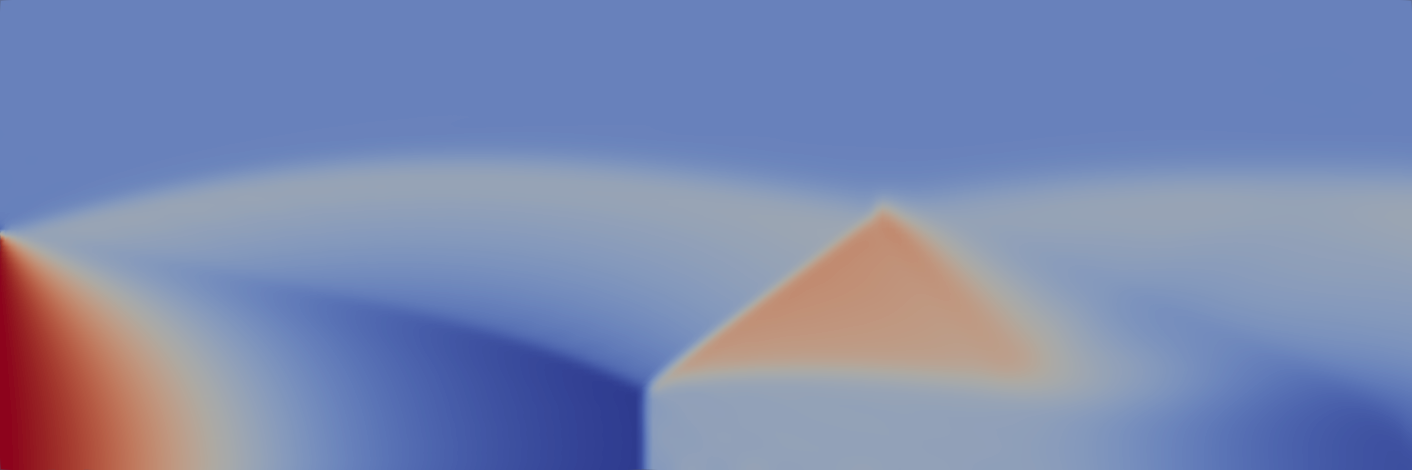
#> input picture Ladenburg_Jet/figs/rho.png, 1412 x 470 px, found by its file name
$ jupyter execute --allow-errors analyze.ipynb
#> lines starting #> are read from the running program, lines starting #| are printed output that depends on the picture
[cell 1]
import numpy as np
import matplotlib.pyplot as plt
import pandas as pd
import cv2
from PIL import Image

[cell 2]
# def combine_images_side_by_side(img1_path, img2_path, output_path, resize_to=None):
#     """
#     Combines two images (PNG or JPEG) side by side and saves the result.

#     Args:
#         img1_path (str): Path to first image (left).
#         img2_path (str): Path to second image (right).
#         output_path (str): Path to save combined image.
#         resize_to (tuple): Optional (width, height) to resize both images before combining.
#     """
#     # Load images using OpenCV (to handle transparency correctly)
#     img1 = cv2.imread(img1_path, cv2.IMREAD_UNCHANGED)
#     img2 = cv2.imread(img2_path, cv2.IMREAD_UNCHANGED)

#     # Resize if needed
#     if resize_to:
#         img1 = cv2.resize(img1, resize_to)
#         img2 = cv2.resize(img2, resize_to)

#     # Ensure both images have the same height
#     min_height = min(img1.shape[0], img2.shape[0])
#     img1 = img1[:min_height, :, :]
#     img2 = img2[:min_height, :, :]

#     # Concatenate horizontally (axis=1)
#     combined = np.hstack((img1, img2))

#     # Save the result
#     cv2.imwrite(output_path, combined)
#     print(f"Saved combined image to: {output_path}")

# def ensure_3_channels(img):
#     """Converts RGBA to RGB; no-op for RGB."""
#     if img.shape[2] == 4:
#         return cv2.cvtColor(img, cv2.COLOR_BGRA2BGR)
#     return img

# def resize_image(img, target_size, preserve_aspect_ratio=True):
#     """
#     Resize image to target size.

#     Args:
#         img (np.array): Image to resize.
#         target_size (tuple): Target (width, height).
#         preserve_aspect_ratio (bool): If True, keeps original aspect ratio.
#     Returns:
#         np.array: resized image.
#     """
#     if preserve_aspect_ratio:
#         original_height, original_width = img.shape[:2]
#         target_width, target_height = target_size

#         # Calculate scaling factor
#         scale = min(target_width / original_width, target_height / original_height)
#         new_size = (int(original_width * scale), int(original_height * scale))
#     else:
#         new_size = target_size

#     return cv2.resize(img, new_size)

# def combine_images_vertically(
#     img1_path,
#     img2_path,
#     output_path,
#     resize_to=None,
#     preserve_aspect=True,
#     flip_img1=False,
#     flip_img2=False
# ):
#     """
#     Combines two images vertically (top to bottom) and saves result.

#     Args:
#         img1_path (str): Path to first (top) image.
#         img2_path (str): Path to second (bottom) image.
#         output_path (str): Output path to save combined image.
#         resize_to (tuple): Optional target size (width, height).
#         preserve_aspect (bool): Whether to preserve aspect ratio when resizing.
#         flip_img1 (bool): Flip first image 180 degrees.
#         flip_img2 (bool): Flip second image 180 degrees.
#     """
#     # Load images
#     img1 = cv2.imread(img1_path, cv2.IMREAD_UNCHANGED)
#     img2 = cv2.imread(img2_path, cv2.IMREAD_UNCHANGED)

#     # Resize if needed
#     if resize_to:
#         img1 = resize_image(img1, resize_to, preserve_aspect)
#         img2 = resize_image(img2, resize_to, preserve_aspect)

#     # Ensure same number of channels
#     img1 = ensure_3_channels(img1)
#     img2 = ensure_3_channels(img2)

#     # Flip if needed
#     if flip_img1:
#         img1 = cv2.flip(img1, -1)
#     if flip_img2:
#         img2 = cv2.flip(img2, -1)

#     # Make sure both have same width
#     min_width = min(img1.shape[1], img2.shape[1])
#     img1 = img1[:, :min_width, :]
#     img2 = img2[:, :min_width, :]

#     # Stack vertically
#     combined = np.vstack((img1, img2))

#     # Save result
#     cv2.imwrite(output_path, combined)
#     print(f"Saved vertically stacked image to: {output_path}")

[cell 3]
# def plot_images_side_by_side(img1, img2, combined_img):
#     """
#     Plots individual images and their combined version.
#     Converts BGR to RGB for proper color display in matplotlib.
#     """
#     # Convert from BGR (OpenCV) to RGB (Matplotlib)
#     def bgr_to_rgb(image):
#         return cv2.cvtColor(image, cv2.COLOR_BGR2RGB)

#     # Read images again for plotting (or use cached ones if passed directly)
#     img1 = bgr_to_rgb(cv2.imread(img1))
#     img2 = bgr_to_rgb(cv2.imread(img2))

#     # Convert combined image to RGB
#     combined_plot = bgr_to_rgb(combined_img)

#     # Plot
#     fig, axes = plt.subplots(1, 3, figsize=(18, 6))
#     axes[0].imshow(img1)
#     axes[0].set_title("Image 1")
#     axes[0].axis("off")

#     axes[1].imshow(img2)
#     axes[1].set_title("Image 2")
#     axes[1].axis("off")

#     axes[2].imshow(combined_plot)
#     axes[2].set_title("Combined View")
#     axes[2].axis("off")

#     plt.tight_layout()
#     plt.show()

[cell 4]
# [16 lines of commented-out code are left out]

[cell 5]
# plot_images_in_column(
#     ["../SIMS/g3/rho.png", "../DATA/greenshields.png"], titles=["OF", "EXP"]
# )

[cell 6]
# # if __name__ == "__main__":
# #     img1 = "../SIMS/g0/rho.png"
# #     img2 = "../DATA/greenshields.png"
# #     output = "rho.png"

# #     # Optional: Set size (e.g., (512, 512)), or set to None
# #     resize_dim = None  # e.g., (512, 512)

# #     combine_images_side_by_side(img1, img2, output, resize_dim)
# #     #combined_image = combine_images_side_by_side(img1, img2, output, resize_dim)

# #     #plot_images_side_by_side(img1, img2, output)

# combine_images_side_by_side(
#     "../SIMS/g3/rho.png",
#     "../DATA/greenshields.png",
#     "rho.png",
#     resize_to=(1024, 1024),
#     preserve_aspect=True,
#     flip_img1=False,
#     flip_img2=True
# )

[cell 7]
# def load_image(path):
#     """Load image and convert BGR to RGB."""
#     img = cv2.imread(path, cv2.IMREAD_UNCHANGED)
#     return cv2.cvtColor(img, cv2.COLOR_BGR2RGB)

# def flip_image_180(img):
#     """Rotate image 180 degrees."""
#     return cv2.flip(img, -1)

# def resize_to_height(img, target_height):
#     """Resize image to match target height while preserving aspect ratio."""
#     scale = target_height / img.shape[0]
#     new_width = int(img.shape[1] * scale)
#     return cv2.resize(img, (new_width, target_height))

# def combine_pair(img1, img2, flip_first=False):
#     """Combine two images side-by-side. Optionally flip the first."""
#     if flip_first:
#         img1 = flip_image_180(img1)

#     # Resize both to match heights
#     min_height = min(img1.shape[0], img2.shape[0])
#     img1_resized = resize_to_height(img1, min_height)
#     img2_resized = resize_to_height(img2, min_height)

#     # Concatenate horizontally
#     return np.hstack((img1_resized, img2_resized))

# def plot_comparison(pairs, flip_first_list=None):
#     """
#     Plot multiple image comparisons.

#     Args:
#         pairs: List of (image1_path, image2_path) tuples.
#         flip_first_list: Optional list indicating whether to flip first image per pair.
#     """
#     if flip_first_list is None:
#         flip_first_list = [False] * len(pairs)

#     fig, axes = plt.subplots(len(pairs), 3, figsize=(18, 6 * len(pairs)))

#     if len(pairs) == 1:
#         axes = [axes]

#     for idx, ((img1_path, img2_path), flip_flag) in enumerate(zip(pairs, flip_first_list)):
#         # Load images
#         img1 = load_image(img1_path)
#         img2 = load_image(img2_path)

#         # Combine
#         combined = combine_pair(img1, img2, flip_first=flip_flag)

#         # Plot original images and combined
#         ax = axes[idx]
#         ax[0].imshow(img1)
#         ax[0].set_title(f"Image 1: {img1_path}")
#         ax[0].axis("off")

#         ax[1].imshow(img2)
#         ax[1].set_title(f"Image 2: {img2_path}")
#         ax[1].axis("off")

#         #ax[2].imshow(combined)
#         #ax[2].set_title("Side-by-Side Comparison")
#         #ax[2].axis("off")

#     plt.tight_layout()
#     plt.show()

# # Example usage
# if __name__ == "__main__":
#     # Define multiple image pairs for comparison
#     image_pairs = [
#         ("../SIMS/g0/rho.png", "../SIMS/g1/rho.png"),
#         ("../SIMS/g2/rho.png", "../SIMS/g3/rho.png"),
#         ("../DATA/greenshields.png", "../DATA/greenshields.png"),
#     ]

#     # Optional: specify which ones to flip (True/False per pair)
#     flip_options = [False, False, False]  # Flip only first pair

#     plot_comparison(image_pairs, flip_options)

[cell 8]
# [38 lines of commented-out code are left out]

[cell 9]
# [9 lines of commented-out code are left out]

[cell 10]
# [8 lines of commented-out code are left out]

[cell 11]
# [68 lines of commented-out code are left out]

[cell 12]
# [6 lines of commented-out code are left out]

[cell 13]
# [7 lines of commented-out code are left out]

[cell 14]
# def ensure_3_channels(img):
#     """Converts RGBA to RGB if needed."""
#     if img.shape[2] == 4:
#         return cv2.cvtColor(img, cv2.COLOR_BGRA2BGR)
#     return img

# def pad_image(img, top=0, bottom=0, left=0, right=0, color=(255, 255, 255)):
#     """
#     Adds padding to an image on all four sides.

#     Args:
#         img (np.array): Input image.
#         top (int): Pixels to add on top.
#         bottom (int): Pixels to add on bottom.
#         left (int): Pixels to add on left.
#         right (int): Pixels to add on right.
#         color (tuple): Padding color (BGR).
#     Returns:
#         np.array: Padded image.
#     """
#     return cv2.copyMakeBorder(img, top, bottom, left, right, cv2.BORDER_CONSTANT, value=color)

# def create_spacer(width, height, color=(255, 255, 255)):
#     """Creates a solid-color spacer image."""
#     spacer = np.zeros((height, width, 3), dtype=np.uint8)
#     spacer[:] = color
#     return spacer

# def stack_images_vertically_with_padding_and_spacing(
#     image_paths,
#     output_path,
#     image_padding_list=None,
#     spacing=0,
#     spacing_color=(255, 255, 255)
# ):
#     """
#     Stacks images vertically with per-image padding and optional spacing between them.

#     Args:
#         image_paths (list): List of paths to input images.
#         output_path (str): Path to save final stacked image.
#         image_padding_list (list): List of dicts with 'top', 'bottom', 'left', 'right', 'color'.
#                                    One dict per image. If None, no padding is applied.
#         spacing (int): Number of blank pixels between images.
#         spacing_color (tuple): Color of the spacing (default: white).
#     """
#     images = []

#     for i, path in enumerate(image_paths):
#         img = cv2.imread(path, cv2.IMREAD_UNCHANGED)
#         img = ensure_3_channels(img)

#         # Get padding settings for this image
#         if image_padding_list and i < len(image_padding_list):
#             pad = image_padding_list[i]
#             top = pad.get("top", 0)
#             bottom = pad.get("bottom", 0)
#             left = pad.get("left", 0)
#             right = pad.get("right", 0)
#             color = pad.get("color", (255, 255, 255))
#         else:
#             top = bottom = left = right = 0
#             color = (255, 255, 255)

#         # Apply padding
#         padded_img = pad_image(img, top, bottom, left, right, color)
#         images.append(padded_img)

#     # Resize all images to match first image's width
#     target_width = images[0].shape[1]
#     resized_images = []
#     for img in images:
#         h, w = img.shape[:2]
#         scale = target_width / w
#         new_size = (target_width, int(h * scale))
#         resized_img = cv2.resize(img, new_size)
#         resized_images.append(resized_img)

#     # Insert spacers if spacing > 0
#     if spacing > 0:
#         spacer = create_spacer(target_width, spacing, spacing_color)
#         spaced_images = []
#         for i, img in enumerate(resized_images):
#             spaced_images.append(img)
#             if i < len(resized_images) - 1:
#                 spaced_images.append(spacer)
#         final_images = spaced_images
#     else:
#         final_images = resized_images

#     # Stack everything together
#     stacked = np.vstack(final_images)

#     # Save result
#     cv2.imwrite(output_path, stacked)
#     print(f"Saved stacked image to: {output_path}")

[cell 15]
# [15 lines of commented-out code are left out]

[cell 16]
# [7 lines of commented-out code are left out]

[cell 17]
# plot_stacked_image("padded_and_stacked.png")

[cell 18]
# [15 lines of commented-out code are left out]

[cell 19]
def ensure_3_channels(img):
    """Converts RGBA to RGB if needed."""
    if img.shape[2] == 4:
        return cv2.cvtColor(img, cv2.COLOR_BGRA2BGR)
    return img

def pad_image(img, top=0, bottom=0, left=0, right=0, color=(255, 255, 255)):
    """Adds padding to image on all sides."""
    return cv2.copyMakeBorder(img, top, bottom, left, right, cv2.BORDER_CONSTANT, value=color)

def rotate_image(img, angle):
    """
    Rotates image by a given angle (90, 180, 270).

    Args:
        img (np.array): Input image.
        angle (int): Must be 90, 180, or 270.
    Returns:
        np.array: Rotated image.
    """
    if angle == 90:
        return cv2.rotate(img, cv2.ROTATE_90_CLOCKWISE)
    elif angle == 180:
        return cv2.rotate(img, cv2.ROTATE_180)
    elif angle == 270:
        return cv2.rotate(img, cv2.ROTATE_90_COUNTERCLOCKWISE)
    else:
        print(f"Invalid rotation angle: {angle}. Supported angles: 90, 180, 270.")
        return img

# [17 lines left out: function flip_image, not called in this run]

def create_spacer(width, height, color=(255, 255, 255)):
    """Creates a solid-color spacer image."""
    spacer = np.zeros((height, width, 3), dtype=np.uint8)
    spacer[:] = color
    return spacer

def stack_images_vertically_with_padding_rotation_flipping(
    image_paths,
    output_path,
    image_options=None,
    spacing=0,
    spacing_color=(255, 255, 255)
):
    """
    Stacks images vertically with custom padding, rotation, flipping, and spacing.

    Args:
        image_paths (list): List of paths to input images.
        output_path (str): Path to save stacked image.
        image_options (list): List of dicts with parameters for each image:
            - 'pad': dict like {'top': 10, 'bottom': 20, ...}
            - 'rotate': int (90, 180, 270)
            - 'flip': str ('horizontal', 'vertical')
        spacing (int): Number of pixels between images.
        spacing_color (tuple): Color of spacing line.
    """
#> called with output_path = 'stacked_rho_OF_vs_FLUENT.png', spacing = 1, spacing_color = (0, 0, 0)
    images = []

    for i, path in enumerate(image_paths):
        img = cv2.imread(path, cv2.IMREAD_UNCHANGED)
#> img is the input picture: shape (470, 1412, 3); mean B, G, R 175.9, 136.5, 123.8
        img = ensure_3_channels(img)

        # Apply transformations if provided
        opts = image_options[i] if image_options and i < len(image_options) else {}

        # Flip
        if "flip" in opts:
            img = flip_image(img, opts["flip"])

        # Rotate
        if "rotate" in opts:
            img = rotate_image(img, opts["rotate"])

        # Pad
        pad = opts.get("pad", {})
        top = pad.get("top", 0)
        bottom = pad.get("bottom", 0)
        left = pad.get("left", 0)
        right = pad.get("right", 0)
        pad_color = pad.get("color", (255, 255, 255))
        img = pad_image(img, top, bottom, left, right, pad_color)
#> call 3 of stack_images_vertically_with_padding_rotation_flipping, with output_path = 'stacked_rho_OFg3_vs_FLUENT.png', spacing = 1, spacing_color = (0, 0, 0)
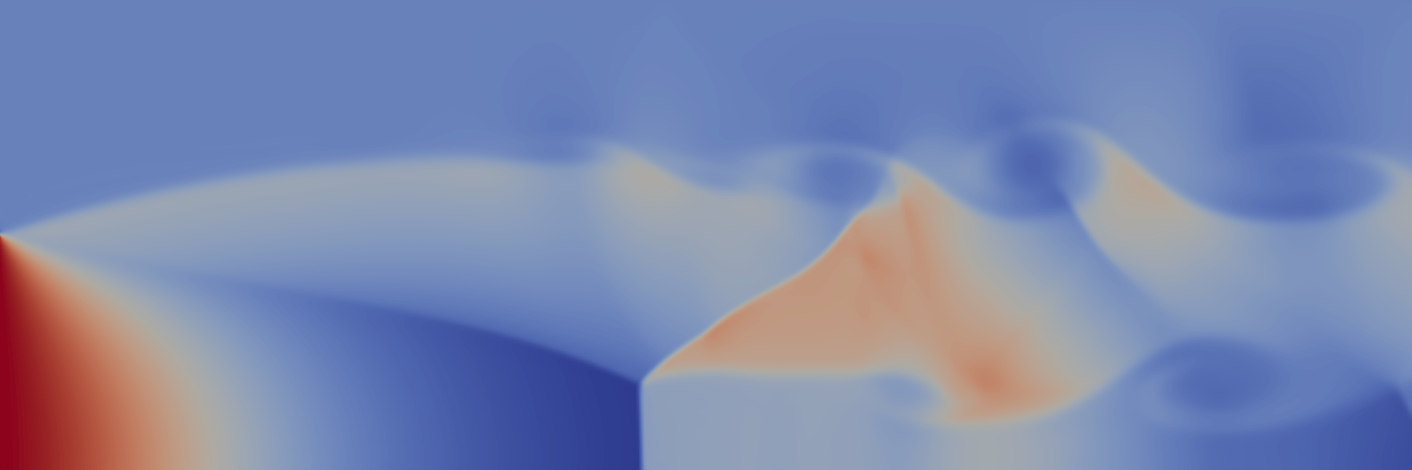
#> input picture Ladenburg_Jet/figs/g3/rho.png, 1412 x 470 px, found by its file name
#> in stack_images_vertically_with_padding_rotation_flipping, img is the input picture: shape (470, 1412, 4); mean B, G, R, A 174.7, 135.4, 123.4, 255
#> call 4 of stack_images_vertically_with_padding_rotation_flipping, with output_path = 'stacked_rho_OF_vs_EXP.png', spacing = 1, spacing_color = (0, 0, 0)
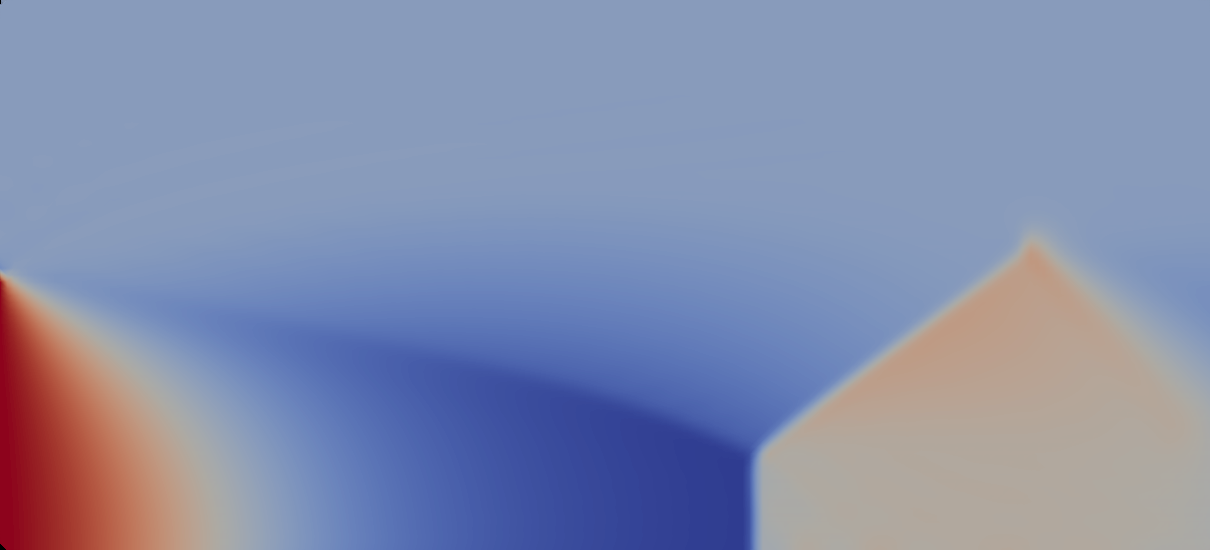
#> input picture Ladenburg_Jet/figs/rho_cut.png, 1210 x 550 px, found by its file name
#> in stack_images_vertically_with_padding_rotation_flipping, img is the input picture: shape (550, 1210, 4); mean B, G, R, A 173, 141.6, 132.4, 255
#> call 4 of pad_image, with top = 0, bottom = 0, left = 40, right = 15, color = (255, 255, 255)
#> in pad_image (call 4), `return cv2.copyMakeBorder(img, top, bottom, left, right, cv2.BORDER_CO..`:
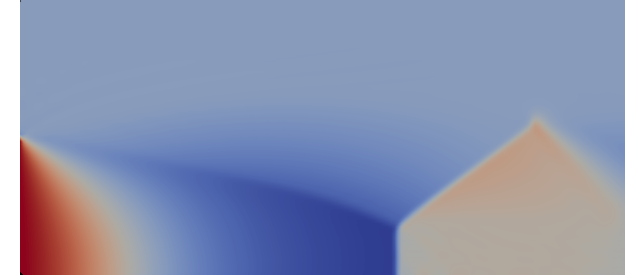
#> returned value: shape (550, 1265, 3) (shown at 1/2 size); mean of channels 0, 1, 2 176.6, 146.5, 137.7; drawn as B, G, R
#> the loop in stack_images_vertically_with_padding_rotation_flipping (call 4), `for img in images:` made 2 passes
#> (h, w, scale, new_size) on passes 1 to 2: (550, 1265, 1, (1265, 550)), (680, 1696, 0.746, (1265, 507))
#> pass 2, in stack_images_vertically_with_padding_rotation_flipping (call 4), `resized_img = cv2.resize(img, new_size)`:
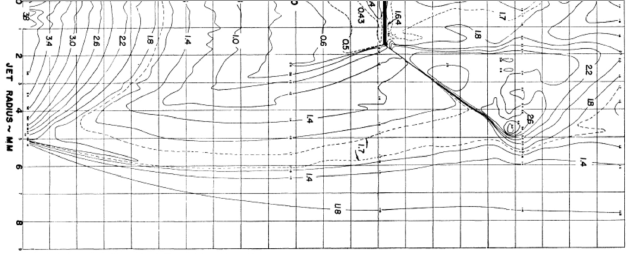
#> resized_img: shape (507, 1265, 3) (shown at 1/2 size); min 0, max 255, mean 237.5
#> after the loop in stack_images_vertically_with_padding_rotation_flipping (call 4), `for img in images:`: resized_images = 2 items

        images.append(img)

    # Resize all images to match first image's width
    target_width = images[0].shape[1]
    resized_images = []
    for img in images:
        h, w = img.shape[:2]
        scale = target_width / w
        new_size = (target_width, int(h * scale))
        resized_img = cv2.resize(img, new_size)
        resized_images.append(resized_img)

    # Add spacing between images
    if spacing > 0:
        spacer = create_spacer(target_width, spacing, spacing_color)
#> the loop in stack_images_vertically_with_padding_rotation_flipping (call 4), `for i, img in enumerate(resized_images):` made 2 passes
#> after the loop in stack_images_vertically_with_padding_rotation_flipping (call 4), `for i, img in enumerate(resized_images):`: spaced_images = 3 items
#> in stack_images_vertically_with_padding_rotation_flipping (call 4), `stacked = np.vstack(final_images)`:
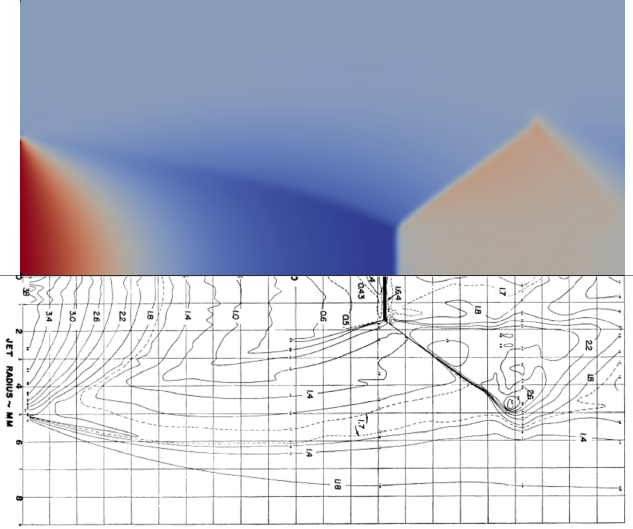
#> stacked: shape (1058, 1265, 3) (shown at 1/2 size); mean of channels 0, 1, 2 205.6, 190, 185.4; drawn as B, G, R
        spaced_images = []
        for i, img in enumerate(resized_images):
            spaced_images.append(img)
            if i < len(resized_images) - 1:
                spaced_images.append(spacer)
        final_images = spaced_images
    else:
        final_images = resized_images

    # Stack them vertically
    stacked = np.vstack(final_images)

    # Save result
    cv2.imwrite(output_path, stacked)
    print(f"Saved stacked image to: {output_path}")

def plot_stacked_image(image_path):
#> called with image_path = 'stacked_rho_OF_vs_EXP.png'
    img = plt.imread(image_path)
#> img: shape (1058, 1265, 3) float32
    plt.figure(figsize=(8, 12))
    plt.imshow(cv2.cvtColor(img, cv2.COLOR_BGR2RGB))
    plt.axis("off")
    plt.tight_layout(pad=0)
    plt.show()
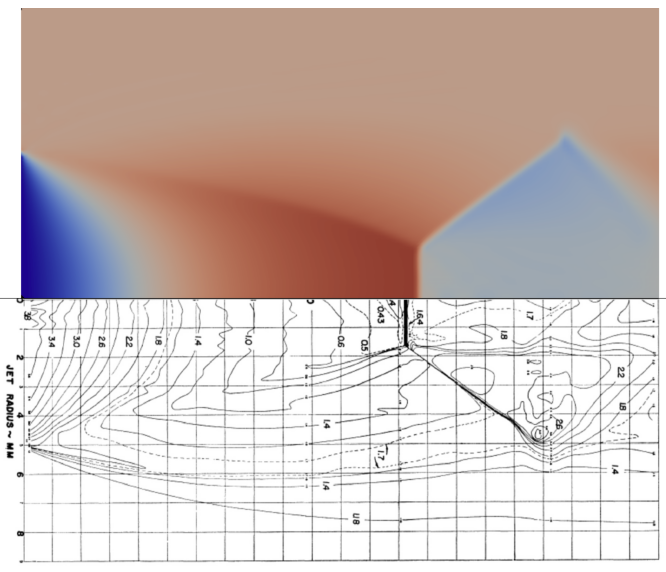
#> figure drawn by matplotlib, 1 panel; B, G, R data is drawn as R, G, B
